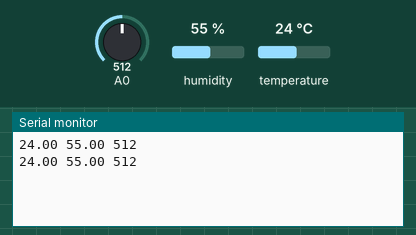
The sketch below on a simulated Arduino Uno, built with avr-gcc and run on an emulated ATmega328P. On the bench: the last lines printed to the serial monitor. Inputs (shaded band) come from the test bench; at power-on: humidity 55 %, A0 = 512, temperature 24 °C.

Above: at 2.8 s.
2.9 s: humidity set to 22 %
At 5.3 s:
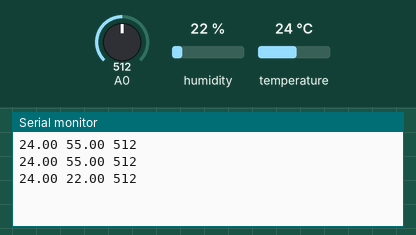
5.6 s: A0 set to 716
At 6.6 s:
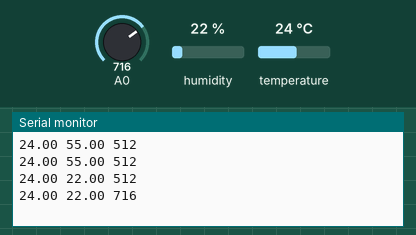
8.3 s: temperature set to 12 °C
At 10.8 s:
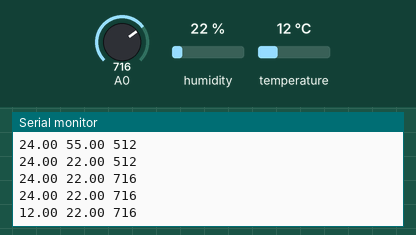
11.0 s: A0 set to 900
At 12.6 s:
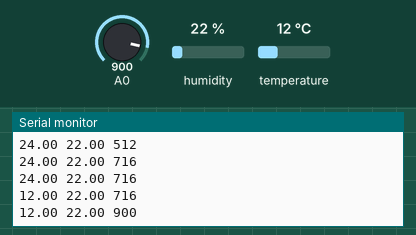
13.7 s: humidity set to 40 %
At 15.0 s:
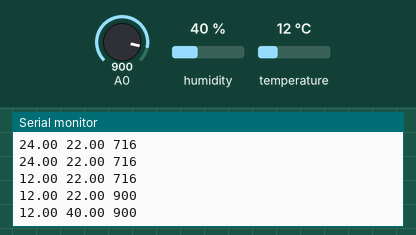
Timing chart, 0 to 16.7 s (numbered marks = the images above; inputs shaded):
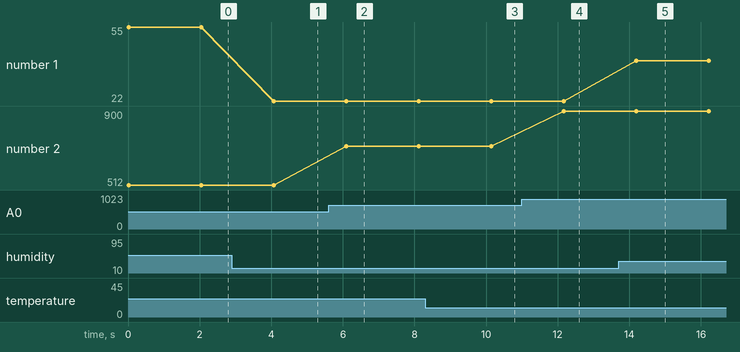

The sketch:

project1.ino
```cpp
//#include <MQ135.h>


#include <dht.h>

dht DHT;

#define DHT11_PIN 7

int airquality = 0;
void setup()
{
  Serial.begin(9600);

}
void loop()
{
  int chk = DHT.read11(DHT11_PIN);
  Serial.print(DHT.temperature);
  Serial.print(" ");
  Serial.print(DHT.humidity);
  int sensorValue = analogRead(A0);
  Serial.print(" ");
  Serial.print(sensorValue);
  Serial.println();
  delay(2000);
}
```

Measured:
- after the input at 2.9 s, the serial monitor: prints a new line after 1.2 s (image 1)
- after the input at 5.6 s, the serial monitor: prints a new line after 0.50 s (image 2)
- after the input at 8.3 s, the serial monitor: prints a new line after 1.8 s (image 3)
- after the input at 11.0 s, the serial monitor: prints a new line after 1.2 s (image 4)
- after the input at 13.7 s, the serial monitor: prints a new line after 0.49 s (image 5)
- plotted number 1: 55 → 22 after the input at 2.9 s, 22 → 40 after the input at 13.7 s
- plotted number 2: 512 → 716 after the input at 5.6 s, 716 → 900 after the input at 11.0 s
